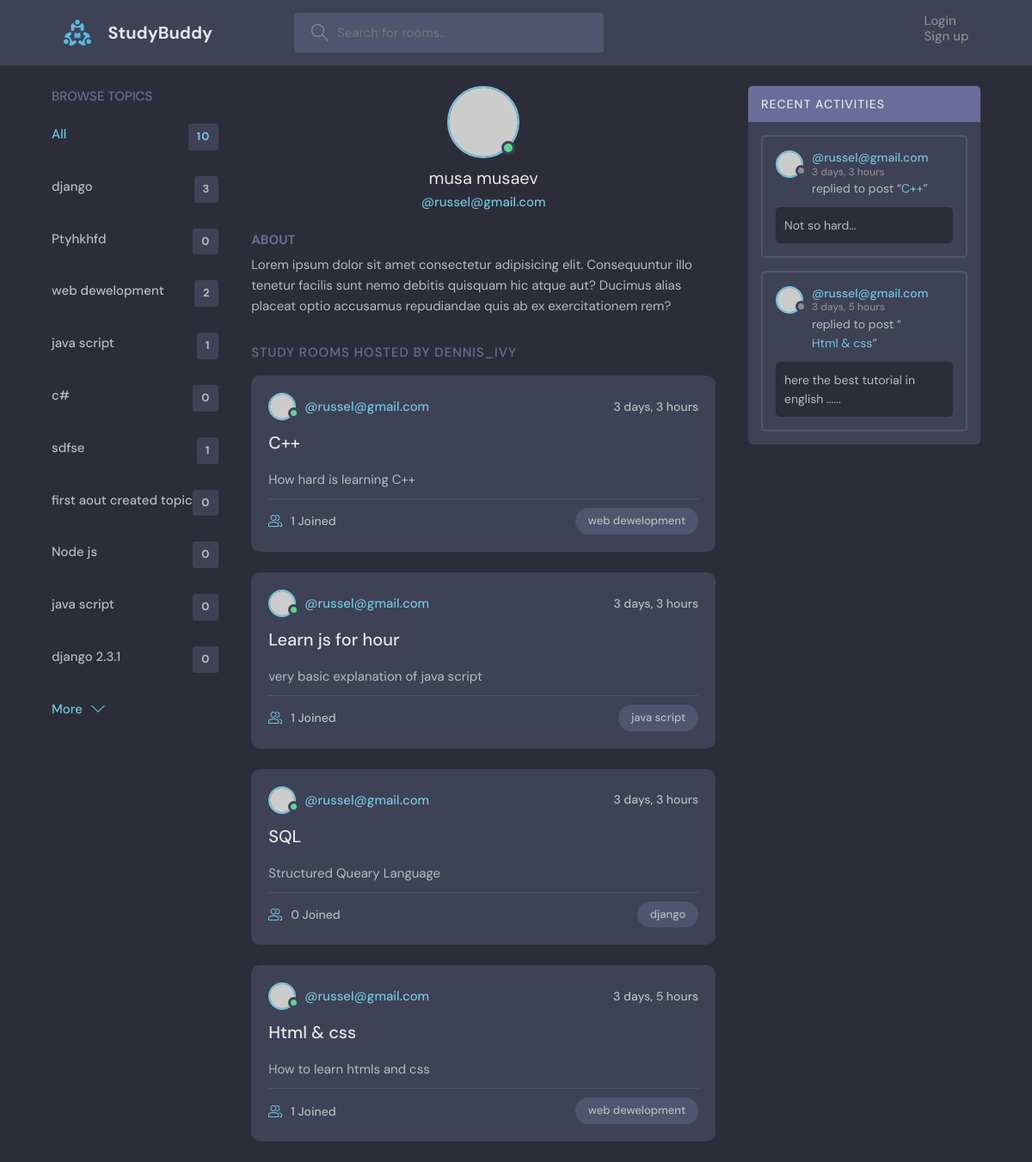
The page /profile/3 on the database its author committed.
### base/models.py (models this page shows, shortened)
class Topic(models.Model):
    name = models.CharField(max_length=200)
    def __str__(self):
        return self.name

class Room(models.Model):
    host =  models.ForeignKey(User,on_delete=models.SET_NULL, null=True)
    topic = models.ForeignKey(Topic,on_delete=models.SET_NULL, null=True,)
    name = models.CharField(max_length=200)
    description = models.TextField(null=True, blank=True)
    participants = models.ManyToManyField(User, related_name='participants', blank=True)
    updated = models.DateTimeField(auto_now=True)
    created = models.DateTimeField(auto_now_add=True)
    class Meta:
        ordering = ['-updated','-created']
    def get_absolute_url(self):
        return reverse('base:room', kwargs={'pk':self.id})

class Message(models.Model):
    user = models.ForeignKey(User,on_delete=models.CASCADE)
    room = models.ForeignKey(Room,on_delete=models.CASCADE)
    body = models.TextField()
    updated = models.DateTimeField(auto_now=True)
    created = models.DateTimeField(auto_now_add=True)
    def __str__(self):
        return self.body[:50] + '...'
    class Meta:
        ordering = ['-updated','-created']

### base/views.py (the view)
# urls.py: path('profile/<str:pk>',userProfile,name='user-profile'),
def userProfile(request,pk):
    user = User.objects.get(id=pk)
    rooms = user.room_set.all()
    topic = Topic.objects.all()
    room_messages = user.message_set.all()
    context = {'prof_user':user,
                'rooms':rooms,
                'topic':topic,
                'room_messages':room_messages
                }
    return render(request, 'profile.html',context=context)

### base/templates/base/profile.html (shortened to what this page needs)
{% extends 'main.html' %}
{% block content %}
  <main class="profile-page layout layout--3">
    <div class="container">
      {% include 'topic_component.html' %}
      <div class="roomList">
        <div class="profile">
          <div class="profile__avatar">
            <div class="avatar avatar--large active">
              <img src="https://randomuser.me/api/portraits/men/11.jpg" />
            </div>
          </div>
          <div class="profile__info">
            <h3>{{prof_user.first_name}} {{prof_user.last_name}}</h3>
            <p>@{{prof_user.username}}</p>
          </div>
          <div class="profile__about">
            <h3>About</h3>
            <p>
              Lorem ipsum dolor sit amet consectetur adipisicing elit. Consequuntur illo tenetur
              facilis sunt nemo debitis quisquam hic atque aut? Ducimus alias placeat optio
              accusamus repudiandae quis ab ex exercitationem rem?
            </p>
          </div>
        </div>
        <div class="roomList__header">
          <div>
            <h2>Study Rooms Hosted by dennis_ivy</a>
            </h2>
          </div>
        </div>
      {% include 'feed_component.html' %}
      </div>
      {% include 'activity_component.html' %}
    </div>
  </main>
{% endblock %}

### base/templates/base/topic_component.html
<div class="topics">
   <div class="topics__header">
     <h2>Browse Topics</h2>
   </div>
   <ul class="topics__list">
     <li>
       <a href="{% url 'base:home' %}" class="active">All <span>{{topic.count}}</span></a>
     </li>
     {% for tpc in topic %}
     <li>
       <a href="{% url 'base:home' %}?q={{tpc.name}}">{{tpc}} <span>{{tpc.room_set.all.count}}</span></a>
     </li>
     {% endfor %}
   </ul>
   <a class="btn btn--link" href="topics.html">
     More
     <svg version="1.1" xmlns="http://www.w3.org/2000/svg" width="32" height="32" viewBox="0 0 32 32">
       <title>chevron-down</title>
       <path d="M16 21l-13-13h-3l16 16 16-16h-3l-13 13z"></path>
     </svg>
   </a>
 </div>

### base/templates/base/feed_component.html (shortened to what this page needs)
{% for room in rooms %}
<div class="roomListRoom">
    <div class="roomListRoom__header">
      <a href="profile.html" class="roomListRoom__author">
        <div class="avatar avatar--small active">
          <img src="https://randomuser.me/api/portraits/men/11.jpg" />
        </div>
        <span>@{{room.host.username}}</span>
      </a>
      <div class="roomListRoom__actions">
        <span>{{room.created|timesince}}</span>
      </div>
    </div>
    <div class="roomListRoom__content">
      <a href="{{room.get_absolute_url}}">{{ room.name }}</a>
      <p>
        {{room.description|slice:':200'}}
      </p>
    </div>
    <div class="roomListRoom__meta">
      <a class="roomListRoom__joined">
        {{room.participants.count}} Joined
      </a>
      <p class="roomListRoom__topic">{{room.topic.name}}</p>
    </div>
  </div>
  {% endfor %}

### base/templates/base/activity_component.html (shortened to what this page needs)
        <div class="activities">
            <div class="activities__header">
              <h2>Recent Activities</h2>
            </div>
            {% for message in room_messages %}
            <div class="activities__box">
              <div class="activities__boxHeader roomListRoom__header">
                <a href="{% url 'base:user-profile' message.user.id %}" class="roomListRoom__author">
                  <div class="avatar avatar--small">
                    <img src="https://randomuser.me/api/portraits/women/11.jpg" />
                  </div>
                  <p>
                    @{{message.user}}
                    <span>{{message.created|timesince}}</span>
                  </p>
                </a>
              </div>
              <div class="activities__boxContent">
                <p>replied to post “<a href="{% url 'base:room' message.room.id%}">{{message.room.name}}</a>”</p>
                <div class="activities__boxRoomContent">
                  {{message}}
                </div>
              </div>
            </div>
            {% endfor %}
          </div>

### rows shown on the page
Topic: name "django", room_set.all.count "3"
Topic: name "Ptyhkhfd", room_set.all.count "0"
Topic: name "web dewelopment", room_set.all.count "2"
Topic: name "java script", room_set.all.count "1"
Topic: name "c#", room_set.all.count "0"
Topic: name "sdfse", room_set.all.count "1"
Topic: name "first aout created topic", room_set.all.count "0"
Topic: name "Node js", room_set.all.count "0"
Topic: name "java script", room_set.all.count "0"
Topic: name "django 2.3.1", room_set.all.count "0"
Room: host.username "russel@gmail.com", created "3 days, 3 hours", name "C++", description "How hard is learning C++", participants.count "1", topic.name "web dewelopment"
Room: host.username "russel@gmail.com", created "3 days, 3 hours", name "Learn js for hour", description "very basic explanation of java script", participants.count "1", topic.name "java script"
Room: host.username "russel@gmail.com", created "3 days, 3 hours", name "SQL", description "Structured Queary Language", participants.count "0", topic.name "django"
Room: host.username "russel@gmail.com", created "3 days, 5 hours", name "Html & css", description "How to learn htmls and css", participants.count "1", topic.name "web dewelopment"
Message: user "russel@gmail.com", created "3 days, 3 hours", room.name "C++", body "Not so hard..."
Message: user "russel@gmail.com", created "3 days, 5 hours", room.name "Html & css", body "here the best tutorial in english ......"

### other values the page prints
{{ topic.count }} "10"
{{ prof_user.first_name }} "musa"
{{ prof_user.last_name }} "musaev"
{{ prof_user.username }} "russel@gmail.com"
